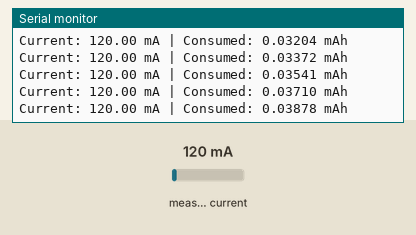
Simulated run of this sketch. Board: ESP32. Shown: the last lines printed to the serial monitor. Inputs (shaded band) come from the test bench; at power-on: measured current 120 mA.

Above: at 1.2 s.
1.3 s: measured current set to 40 mA
At 1.33 s:
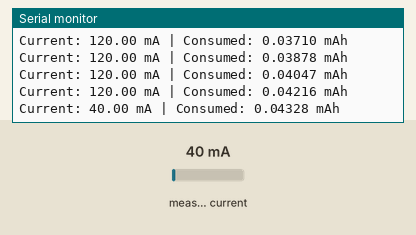
2.8 s: measured current set to 500 mA
At 2.8 s:
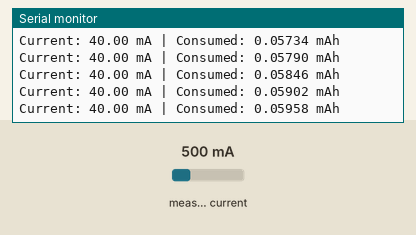
Timing chart, 0 to 5.8 s (numbered marks = the images above; inputs shaded):
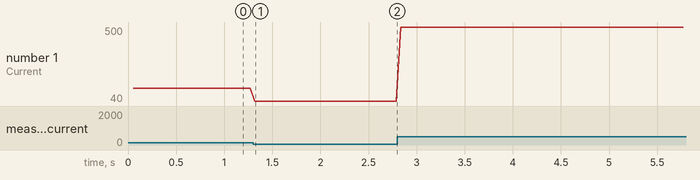

Measured:
- after the input at 1.3 s, the serial monitor: prints a new line at once (image 1)
- plotted number 1: 120 → 40 after the input at 1.3 s

The sketch:

INA219.ino
```cpp
#include <Wire.h>
#include <Adafruit_INA219.h>

Adafruit_INA219 ina219;

double total_mAh = 0.0;
float previous_mA = 0.0;
unsigned long last_micros = 0;

void setup() {
  Serial.begin(115200);
  if (!ina219.begin()) {
    Serial.println("INA219 not found!");
    while (1);
  }

  // Optimize for your 1A range
  // setCalibration_32V_2A provides 0.1mA resolution
  ina219.setCalibration_32V_2A();

  // Initialize readings
  previous_mA = ina219.getCurrent_mA();
  last_micros = micros();
}

void loop() {
  unsigned long current_micros = micros();
  unsigned long interval = current_micros - last_micros;

  // Sample every 50ms (20Hz)
  if (interval >= 50000) {
    float current_mA = ina219.getCurrent_mA();

    // Convert microseconds to hours: (interval / 1,000,000) / 3600
    double delta_hours = (double)interval / 3600000000.0;

    // Trapezoidal Rule: Average current * time elapsed
    // This fills the "gap" between samples more accurately
    double avg_current = (current_mA + previous_mA) / 2.0;
    double step_mAh = avg_current * delta_hours;

    total_mAh += step_mAh;

    // Update for next loop
    previous_mA = current_mA;
    last_micros = current_micros;

    // Debug output
    Serial.printf("Current: %.2f mA | Consumed: %.5f mAh\n", current_mA, total_mAh);
  }
}
```
